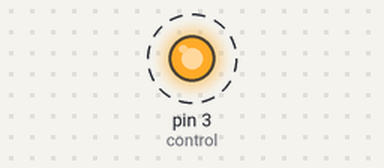
Simulated run of this sketch. Board: Arduino Uno, built with avr-gcc and run on an emulated ATmega328P. Shown: output pins drawn as LEDs (lit = HIGH). Dashed ring = blinking.

Above: at 0.5 s.
Timing chart, 0 to 4.6 s (numbered marks = the images above):
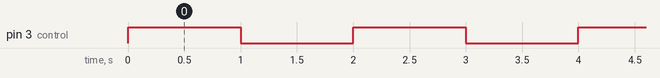

The sketch:

RELAY_solo.ino
```cpp
const int control = 3 ;

void setup()
{
  pinMode(control,  OUTPUT) ;
}
void loop()
{
  digitalWrite(control, HIGH);
  delay(1000);
  digitalWrite(control, LOW);
  delay(1000);
}
```

Measured:
- by itself, pin 3 (control): alternates HIGH for 1.0 s and LOW for 1.0 s
